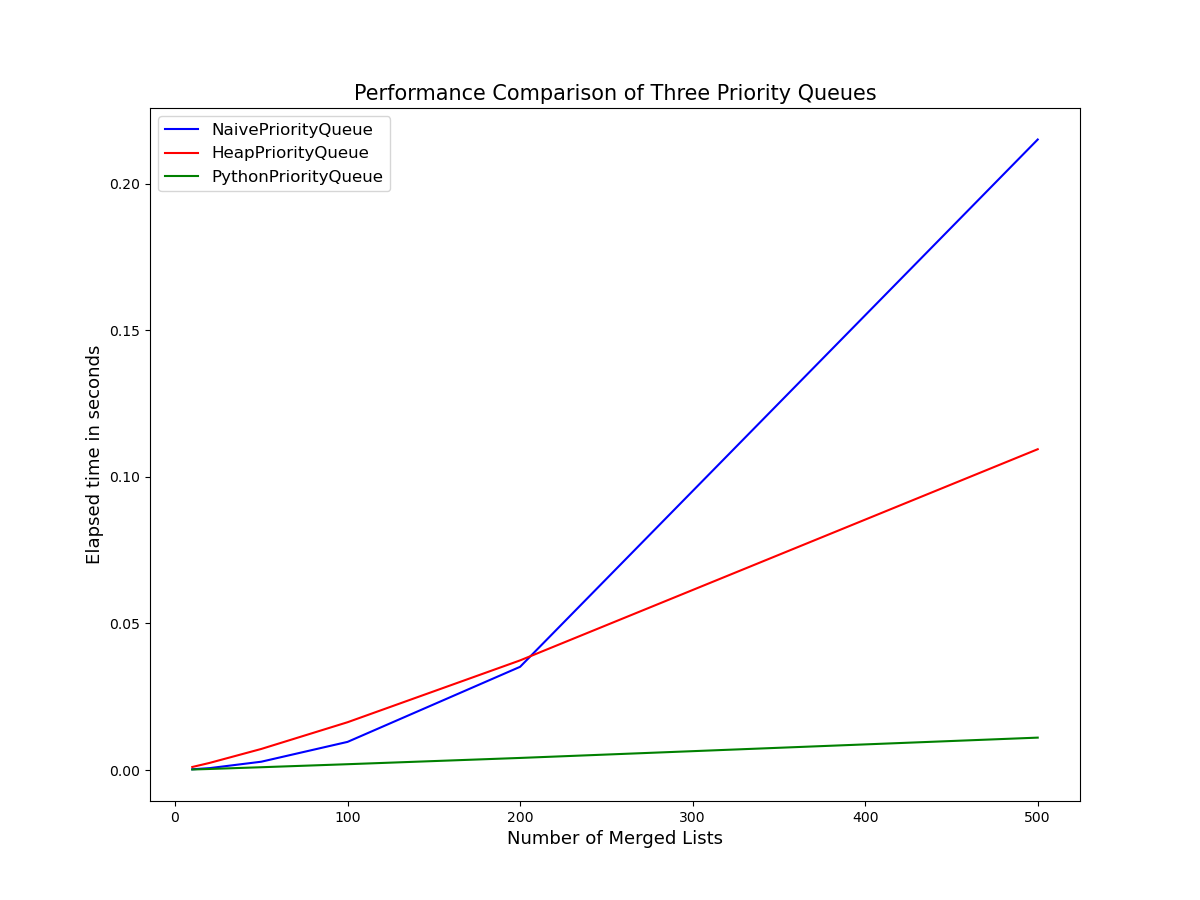

Write Python code to recreate this figure.
import matplotlib.pyplot as plt
from P3 import NaivePriorityQueue, HeapPriorityQueue, PythonHeapPriorityQueue, timeit


naive = timeit(pqclass=NaivePriorityQueue)
heap = timeit(pqclass=HeapPriorityQueue)
py_heap = timeit(pqclass=PythonHeapPriorityQueue)

ns = [10, 20, 50, 100, 200, 500]

plt.figure(figsize=(12, 9))
plt.plot(ns, naive, label="NaivePriorityQueue", color='blue')
plt.plot(ns, heap, label="HeapPriorityQueue", color='red')
plt.plot(ns, py_heap, label="PythonPriorityQueue", color='green')
plt.title("Performance Comparison of Three Priority Queues", fontsize=15)
plt.xlabel("Number of Merged Lists", fontsize=13)
plt.ylabel("Elapsed time in seconds", fontsize=13)
plt.legend(fontsize=12)
# plt.show()
plt.savefig('P3-C.png')
